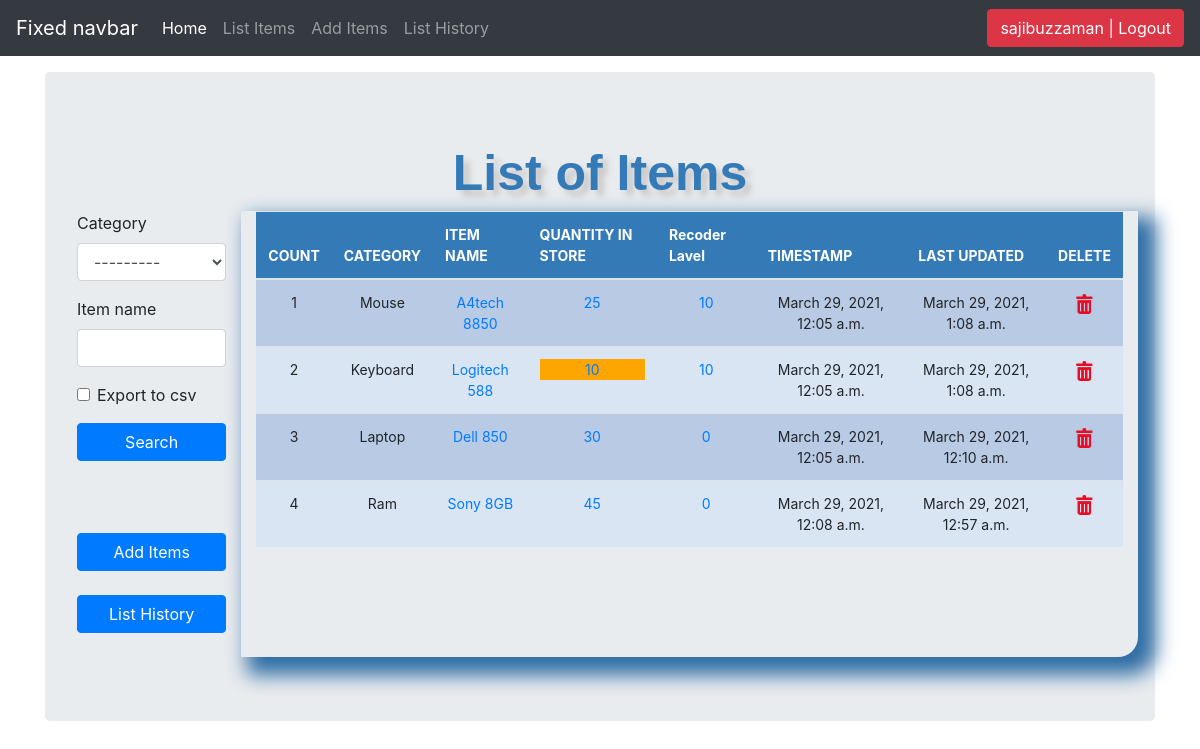
The page /list_item/ (signed in) on the database its author committed.
### storeApp/models.py (models this page shows, shortened)
class Stock(models.Model):
    category = models.ForeignKey(Category, on_delete=models.CASCADE, blank=True)
    item_name = models.CharField(max_length=50, blank=True, null=True)
    quantity = models.IntegerField(default='0', blank=True, null=True)
    receive_quantity = models.IntegerField(default='0', blank=True, null=True)
    receive_by = models.CharField(max_length=50, blank=True, null=True)
    issue_quantity = models.IntegerField(default='0', blank=True, null=True)
    issue_by = models.CharField(max_length=50, blank=True, null=True)
    issue_to = models.CharField(max_length=50, blank=True, null=True)
    phone_number = models.CharField(max_length=50, blank=True, null=True)
    created_by = models.CharField(max_length=50, blank=True, null=True)
    reorder_level = models.IntegerField(default='0', blank=True, null=True)
    last_updated = models.DateTimeField(auto_now_add=False, auto_now=True)
    timestamp = models.DateTimeField(auto_now_add=True, auto_now=False)

class Category(models.Model):
    name = models.CharField(max_length=50, blank=True, null=True)
    def __str__(self):
        return self.name

### storeApp/views.py (the view, shortened to what this page needs)
# urls.py: path('list_item/', views.list_item, name='list_item'),
@login_required
def list_item(request):
	header = 'List of Items'
	form = StockSearchForm(request.POST or None)
	queryset = Stock.objects.all()
	context = {
		"form": form,
		"header": header,
		"queryset": queryset,
	}
	return render(request, "storeApp/list_item.html", context)

### storeApp/forms.py
class StockSearchForm(forms.ModelForm):
    export_to_CSV = forms.BooleanField(required=False)
    class Meta:
        model = Stock
        fields = ['category', 'item_name']

### storeApp/templates/storeApp/list_item.html (shortened to what this page needs)
{% extends 'storeApp/base.html' %}
{% block body %}
{% load static %}
{% load crispy_forms_tags %}
<div class="header">{{header}}</div>
<div class="row">
	<div class="col-sm-2">
		<form method='POST' action=''>{% csrf_token %}
			{{form|crispy}}
			<input class="btn btn-primary mybutton" type="submit" value='Search' />
		</form><br><br>
		<br>
		<a href="{% url 'storeApp:add_items' %}">
			<div class="btn btn-primary mybutton">Add Items</div>
		</a><br><br>
		<a href="{% url 'storeApp:list_history' %}">
			<div class="btn btn-primary mybutton">List History</div>
		</a><br>
		<br>
	</div>
	<div class="col-sm-10 display_table">
		<table class='table'>
			<thead>
				<tr>
					<th>COUNT</th>
					<th>CATEGORY</th>
					<th>ITEM NAME</th>
					<th>QUANTITY IN STORE</th>
					<th>Recoder Lavel</th>
					<th>TIMESTAMP</th>
					<th>LAST UPDATED</th>
					<th>DELETE</th>
				</tr>
			</thead>
			{% for instance in queryset %}
			<tr>
				<td>{{forloop.counter}}</td>
				<td>{{instance.category}}</td>
				<td><a href="{% url 'storeApp:update_items' instance.id %}">{{instance.item_name}}</a></td>
				<td>
					{% if instance.quantity <= instance.reorder_level %}
					<div style="background-color: orange;">
						<a href="{% url 'storeApp:stock_detail' instance.id %}">{{instance.quantity}}</a>
					</div>
					{% else %}
					<a href="{% url 'storeApp:stock_detail' instance.id %}">{{instance.quantity}}</a>
					{% endif %}
				</td>
				<td><a href="{% url 'storeApp:reorder_level' instance.id %}">{{instance.reorder_level}}</a></td>
				<td>{{instance.timestamp}}</td>
				<td>{{instance.last_updated}}</td>
				<td><a href="{% url 'storeApp:delete_items' instance.id %}"><img
							src="{% static 'storeApp/img/delete-icon.jpg' %}" alt="delete" title="delete"
							style="height: 20px; width: 20px;"></a></td>
			</tr>
			{% endfor %}
		</table>
	</div>
</div>
{% endblock body %}

### storeApp/templates/storeApp/base.html (shortened to what this page needs)
{% load static %}
<!DOCTYPE html>
<html lang="en">
<head>
    <link href="{% static 'storeApp/js/jquery-ui-1.12.1/jquery-ui.min.css' %}" rel="stylesheet">
    <link href="{% static 'storeApp/js/jquery-ui-1.12.1/jquery-ui.structure.min.css' %}" rel="stylesheet">
    <link href="{% static 'storeApp/js/jquery-ui-1.12.1/jquery-ui.theme.min.css' %}" rel="stylesheet">
    <link href="{% static 'storeApp/css/stylesheet.css' %}" rel="stylesheet">
    <link href="{% static 'storeApp/css/bootstrap.min.css' %}" rel="stylesheet">
    <link href="{% static '' %}storeApp/css/navbar-top-fixed.css" rel="stylesheet">
</head>
<body>
   {% include 'storeApp/navbar.html' %}
    <main role="main" class="container">
        <div class="jumbotron">
           {% block body %}
           {% endblock body %}
        </div>
    </main>
</body>
</html>

### storeApp/templates/storeApp/navbar.html (shortened to what this page needs)
<nav class="navbar navbar-expand-md navbar-dark fixed-top bg-dark">
    <a class="navbar-brand" href="#">Fixed navbar</a>
    <div class="collapse navbar-collapse" id="navbarCollapse">
        <ul class="navbar-nav mr-auto">
            <li class="nav-item active">
                <a class="nav-link" href="{% url 'storeApp:home' %}">Home <span class="sr-only">(current)</span></a>
            </li>
            {% if request.user.is_authenticated %}
                <li class="nav-item">
                    <a class="nav-link" href="{% url 'storeApp:list_item' %}">List Items</a>
                </li>
                <li class="nav-item">
                    <a class="nav-link" href="{% url 'storeApp:add_items' %}">Add Items</a>
                </li>
                <li class="nav-item">
                    <a class="nav-link" href="{% url 'storeApp:list_history' %}">List History</a>
                 </li>
            {% endif %}
        </ul>
        <ul class="navbar-nav">
            {% if request.user.is_authenticated %}
            <li><a href="/accounts/logout"><button class="btn btn-danger">{{ user }} | Logout</button></a></li>
            {% else %}
            <li><a href="/accounts/login">Login</a></li>
            {% endif %}
        </ul>
    </div>
</nav>

### storeApp/static/storeApp/css/stylesheet.css (style rules this page uses)
body { background-color: #34eb6b; }
.table tr:nth-child(odd) { background: #B8CAE4 }
.table tr:nth-child(even) { background: #dae5f4 }
th { font-size: 14px; background-color: #337ab7; color: white; text-align: center; }
td { font-size: 14px; text-align: center; }
.display_table { border-bottom-right-radius: 20px; padding-left: 5px; padding-right: 5px; padding-bottom: 20px; box-shadow: 12px 12px 20px 6px #2e6da4; }
.header { font-family: helvetica; color: #337ab7; font-size: 50px; text-align: center; width: 100%; text-shadow: 6px 6px 6px #c9c6c6; display: block; font-weight: bolder; }
.mybutton { width: 100%; }

### storeApp/static/storeApp/css/navbar-top-fixed.css (style rules this page uses)
body { min-height: 75rem; padding-top: 4.5rem; }

### rows shown on the page
Stock: category "Mouse", item_name "A4tech 8850", quantity "25", reorder_level "10", timestamp "March 29, 2021, 12:05 a.m.", last_updated "March 29, 2021, 1:08 a.m."
Stock: category "Keyboard", item_name "Logitech 588", quantity "10", reorder_level "10", timestamp "March 29, 2021, 12:05 a.m.", last_updated "March 29, 2021, 1:08 a.m."
Stock: category "Laptop", item_name "Dell 850", quantity "30", reorder_level "0", timestamp "March 29, 2021, 12:05 a.m.", last_updated "March 29, 2021, 12:10 a.m."
Stock: category "Ram", item_name "Sony 8GB", quantity "45", reorder_level "0", timestamp "March 29, 2021, 12:08 a.m.", last_updated "March 29, 2021, 12:57 a.m."

### other values the page prints
{{ user }} "sajibuzzaman"
{{ header }} "List of Items"
